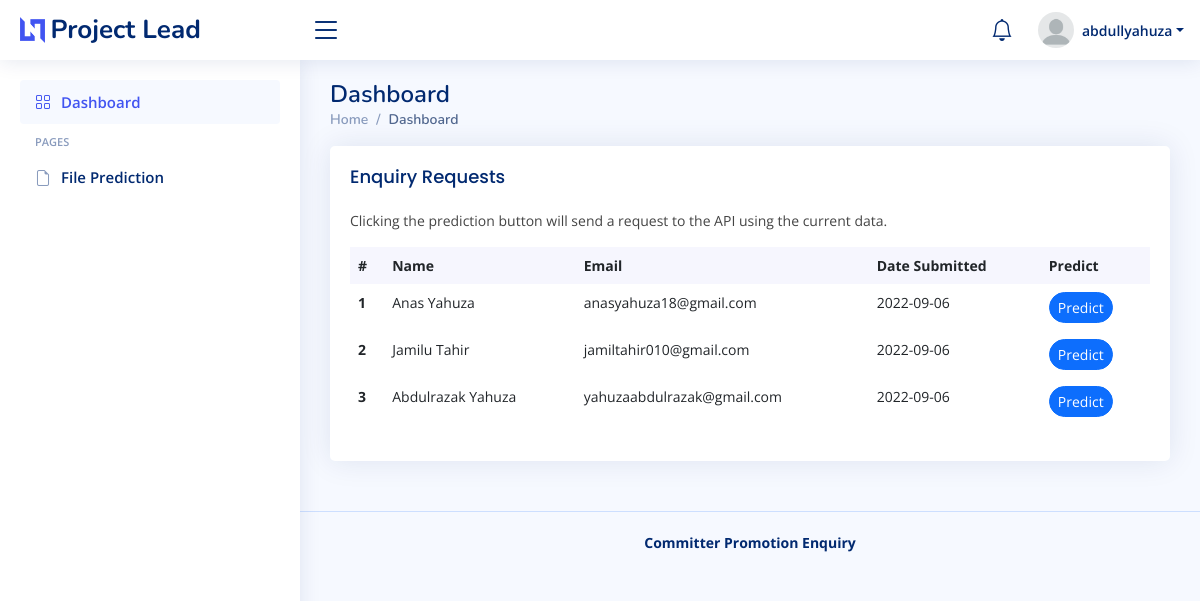
The page /dashboard (signed in) on the database its author committed.
### database/models.py (models this page shows, shortened)
class User(db.Model):
    id = Column(Integer().with_variant(Integer, "sqlite"), primary_key=True)
    username = Column(String(80))
    name = Column(String(200))
    email = Column(String(120))
    password = Column(String(256))
    def details(self):
        return {
            'id': self.id,
            'username': self.username,
            'email': self.email,
            'name': self.name
        }

class Enquiry(db.Model):
    id = Column(Integer().with_variant(Integer, "sqlite"), primary_key=True)
    name = Column(String(200))
    age = Column(Integer)
    education = Column(String(20))
    email = Column(String(120))
    region = Column(String(20))
    fin_gain = Column(Float)
    int_learn = Column(Float)
    dev_inv = Column(Float)
    proj_desertion = Column(Integer)
    dev_status = Column(String(20))
    dev_experience = Column(Integer)
    sys_int = Column(Float)
    tech_norm = Column(Float)
    code_test = Column(Float)
    cont_code_dec = Column(Float)
    dec_right_del = Column(Float)
    proj_age = Column(Integer)
    promoted = Column(Boolean, default=0)
    date_submitted = Column(Date)

### app.py (the view)
@app.route('/dashboard')
@login_required
def dashboard():
    user = User.query.filter_by(username=session['user_id']).first()
    user_data = user.details()
    enquiries = Enquiry.query.order_by(db.desc(Enquiry.id)).all()
    noti = Enquiry.query.filter_by(promoted=False).all()
    numberOfnoti = len(noti)
    return render_template(
        'admin/index.html',
        current_page="Dashboard",
        user=user_data,
        enquiries=enquiries,
        noti=numberOfnoti)

### auth.py (called while the page is built)
def login_required(f):
    @wraps(f)
    def decorated_function(*args, **kwargs):
        if session.get("user_id") is None:
            return redirect("/lead")
        return f(*args, **kwargs)
    return decorated_function

### templates/admin/index.html (shortened to what this page needs)
{% extends 'layouts/main.html' %}
{% block content %}
    <section class="section dashboard">
      <div class="row">
        <div class="col-lg-12" style="margin: 0 auto;">
          <div class="row">
            <div class="col-12">
              <div class="card recent-sales overflow-auto">
                <div class="card-body">
                  <h5 class="card-title">Enquiry Requests</h5>
                  <p>Clicking the prediction button will send a request to the API using the current data.</p>
                  <table class="table table-borderless datatable">
                    <thead>
                      <tr>
                        <th scope="col">#</th>
                        <th scope="col">Name</th>
                        <th scope="col">Email</th>
                        <th scope="col">Date Submitted</th>
                        <th scope="col">Predict</th>
                      </tr>
                    </thead>
                    <tbody>
                      {% if enquiries %}
                        {% for enquiry in enquiries %}
                        <tr>
                          <th scope="row">{{loop.index}}</th>
                          <td>{{enquiry.name}}</td>
                          <td>{{enquiry.email}}</td>
                          <td>{{enquiry.date_submitted}}</td>
                          <td>
                            <a href="confirm/{{enquiry.id}}" class="btn btn-primary rounded-pill btn-sm">Predict</a>
                          </td>
                        </tr>
                        {% endfor %}
                      {% endif %}
                    </tbody>
                  </table>
                </div>
              </div>
            </div>
          </div>
        </div>
      </div>
    </section>
{% endblock %}

### templates/layouts/main.html (shortened to what this page needs)
<!DOCTYPE html>
<html lang="en">
<head>
  <link href="/static/admin/assets/vendor/bootstrap/css/bootstrap.min.css" rel="stylesheet">
  <link href="/static/admin/assets/vendor/bootstrap-icons/bootstrap-icons.css" rel="stylesheet">
  <link href="/static/admin/assets/vendor/boxicons/css/boxicons.min.css" rel="stylesheet">
  <link href="/static/admin/assets/vendor/quill/quill.snow.css" rel="stylesheet">
  <link href="/static/admin/assets/vendor/quill/quill.bubble.css" rel="stylesheet">
  <link href="/static/admin/assets/vendor/remixicon/remixicon.css" rel="stylesheet">
  <link href="/static/admin/assets/vendor/simple-datatables/style.css" rel="stylesheet">
  <link href="/static/admin/assets/css/style.css" rel="stylesheet">
</head>
<body>
  <header id="header" class="header fixed-top d-flex align-items-center">
    <div class="d-flex align-items-center justify-content-between">
      <a href="{{ url_for('dashboard') }}" class="logo d-flex align-items-center">
        <img src="/static/admin/assets/img/logo.png" alt="">
        <span class="d-none d-lg-block">Project Lead</span>
      </a>
      <i class="bi bi-list toggle-sidebar-btn"></i>
    </div>
    <nav class="header-nav ms-auto">
      <ul class="d-flex align-items-center">
        <li class="nav-item dropdown">
          <a class="nav-link nav-icon" href="#" data-bs-toggle="dropdown">
            <i class="bi bi-bell"></i>
          </a>
        </li>
        <li class="nav-item dropdown pe-3">
          <a class="nav-link nav-profile d-flex align-items-center pe-0" href="#" data-bs-toggle="dropdown">
            <img src="/static/admin/assets/img/profile-img.png" alt="Profile" class="rounded-circle">
            <span class="d-none d-md-block dropdown-toggle ps-2">{{user.username}}</span>
          </a>
        </li>
      </ul>
    </nav>
  </header>
  <aside id="sidebar" class="sidebar">
    <ul class="sidebar-nav" id="sidebar-nav">
      <li class="nav-item">
        <a class="nav-link {% if request.endpoint != 'dashboard'%} collapsed {% endif %}" href="{{ url_for('dashboard') }}">
          <i class="bi bi-grid"></i>
          <span>Dashboard</span>
        </a>
      </li>
      <li class="nav-heading">Pages</li>
      <li class="nav-item">
         <a class="nav-link {% if request.endpoint != 'from_file'%} collapsed {% endif %}" href="{{ url_for('from_file') }}">
           <i class="bi bi-file-earmark"></i>
           <span>File Prediction</span>
         </a>
       </li>
    </ul>
  </aside>
  <main id="main" class="main">
    <div class="pagetitle">
      <h1>{{current_page}}</h1>
      <nav>
        <ol class="breadcrumb">
          <li class="breadcrumb-item"><a href="{{ url_for('dashboard') }}">Home</a></li>
          <li class="breadcrumb-item active">{{current_page}}</li>
        </ol>
      </nav>
    </div>
    {% block content %}{% endblock %}
  </main>
  <footer id="footer" class="footer">
    <div class="copyright">
      <strong>Committer Promotion Enquiry</strong>
    </div>
  </footer>
</body>
</html>

### admin/assets/css/style.css (style rules this page uses)
:root { scroll-behavior: smooth; }
body { font-family: "Open Sans", sans-serif; background: #f6f9ff; color: #444444; }
a { color: #4154f1; text-decoration: none; }
h1, h2, h3, h4, h5, h6 { font-family: "Nunito", sans-serif; }
#main { margin-top: 60px; padding: 20px 30px; transition: all 0.3s; }
.pagetitle { margin-bottom: 10px; }
.pagetitle h1 { font-size: 24px; margin-bottom: 0; font-weight: 600; color: #012970; }
.card { margin-bottom: 30px; border: none; border-radius: 5px; box-shadow: 0px 0 30px rgba(1, 41, 112, 0.1); }
.card-title { padding: 20px 0 15px 0; font-size: 18px; font-weight: 500; color: #012970; font-family: "Poppins", sans-serif; }
.card-body { padding: 0 20px 20px 20px; }
.breadcrumb { font-size: 14px; font-family: "Nunito", sans-serif; color: #899bbd; font-weight: 600; }
.breadcrumb a { color: #899bbd; transition: 0.3s; }
.breadcrumb .breadcrumb-item::before { color: #899bbd; }
.breadcrumb .active { color: #51678f; font-weight: 600; }
.logo { line-height: 1; }
@media (min-width: 1200px) { .logo { width: 280px; } }
.logo img { max-height: 26px; margin-right: 6px; }
.logo span { font-size: 26px; font-weight: 700; color: #012970; font-family: "Nunito", sans-serif; }
.header { transition: all 0.5s; z-index: 997; height: 60px; box-shadow: 0px 2px 20px rgba(1, 41, 112, 0.1); background-color: #fff; padding-left: 20px; }
.header .toggle-sidebar-btn { font-size: 32px; padding-left: 10px; cursor: pointer; color: #012970; }
.header-nav ul { list-style: none; }
.header-nav>ul { margin: 0; padding: 0; }
.header-nav .nav-icon { font-size: 22px; color: #012970; margin-right: 25px; position: relative; }
.header-nav .nav-profile { color: #012970; }
.header-nav .nav-profile img { max-height: 36px; }
.header-nav .nav-profile span { font-size: 14px; font-weight: 600; }
.sidebar { position: fixed; top: 60px; left: 0; bottom: 0; width: 300px; z-index: 996; transition: all 0.3s; padding: 20px; overflow-y: auto; scrollbar-width: thin; scrollbar-color: #aab7cf transparent; box-shadow: 0px 0px 20px rgba(1, 41, 112, 0.1); background-color: #fff; }
@media (min-width: 1200px) { #main, #footer { margin-left: 300px; } }
.sidebar-nav { padding: 0; margin: 0; list-style: none; }
.sidebar-nav li { padding: 0; margin: 0; list-style: none; }
.sidebar-nav .nav-item { margin-bottom: 5px; }
.sidebar-nav .nav-heading { font-size: 11px; text-transform: uppercase; color: #899bbd; font-weight: 600; margin: 10px 0 5px 15px; }
.sidebar-nav .nav-link { display: flex; align-items: center; font-size: 15px; font-weight: 600; color: #4154f1; transition: 0.3; background: #f6f9ff; padding: 10px 15px; border-radius: 4px; }
.sidebar-nav .nav-link i { font-size: 16px; margin-right: 10px; color: #4154f1; }
.sidebar-nav .nav-link.collapsed { color: #012970; background: #fff; }
.sidebar-nav .nav-link.collapsed i { color: #899bbd; }
.dashboard .recent-sales { font-size: 14px; }
.dashboard .recent-sales .table thead { background: #f6f6fe; }
.dashboard .recent-sales .table thead th { border: 0; }
.footer { padding: 20px 0; font-size: 14px; transition: all 0.3s; border-top: 1px solid #cddfff; }
.footer .copyright { text-align: center; color: #012970; }

### rows shown on the page
User: username "abdullyahuza"
Enquiry: name "Anas Yahuza", email "anasyahuza18@gmail.com", date_submitted "2022-09-06"
Enquiry: name "Jamilu Tahir", email "jamiltahir010@gmail.com", date_submitted "2022-09-06"
Enquiry: name "Abdulrazak Yahuza", email "yahuzaabdulrazak@gmail.com", date_submitted "2022-09-06"

### other values the page prints
{{ current_page }} "Dashboard"
